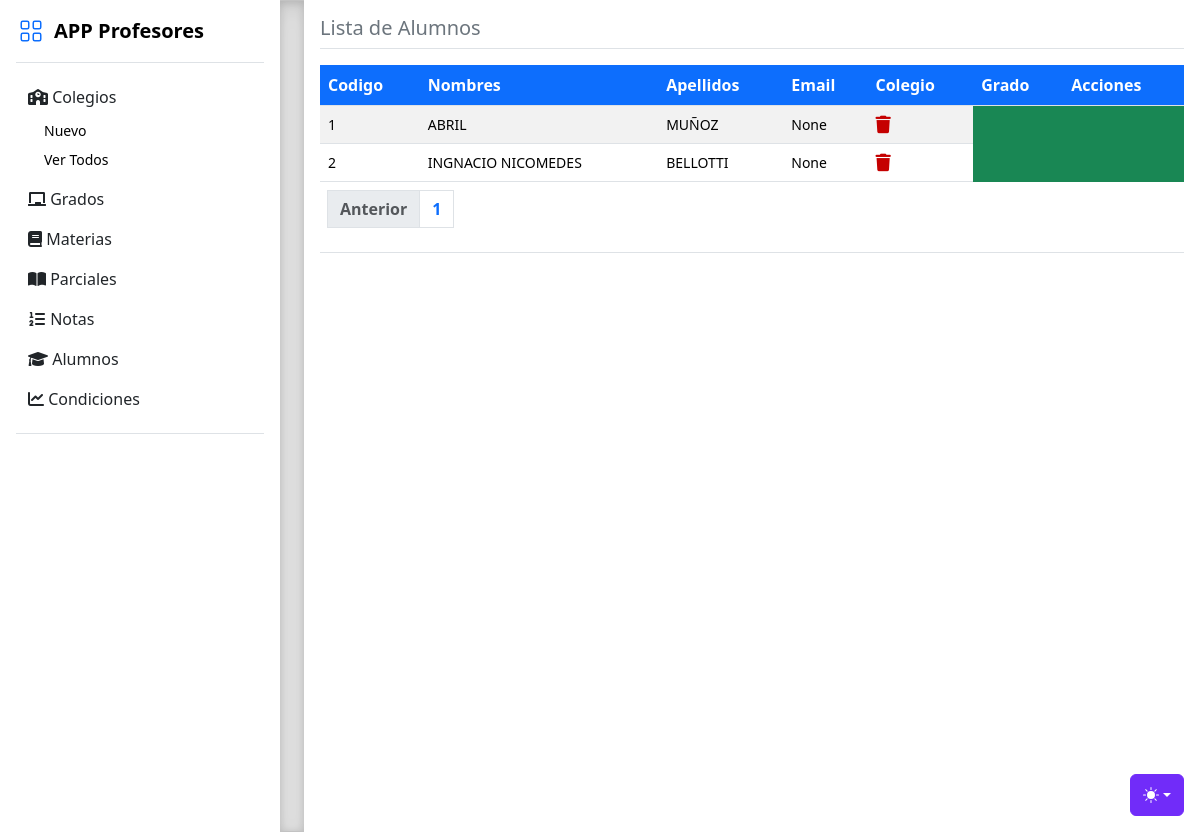
The page /alumnos/ver on the database its author committed.
### tables this page shows
CREATE TABLE alumnos (
  id INTEGER PRIMARY KEY AUTOINCREMENT,
  nombres VARCHAR(255) NOT NULL,
  apellidos VARCHAR(255) NOT NULL,
  email VARCHAR(255),
  id_colegios INTEGER NOT NULL,
  id_grados INTEGER NOT NULL,
  FOREIGN KEY (id_colegios) REFERENCES colegios(id),
  FOREIGN KEY (id_grados) REFERENCES grados(id)
);

### routers/alumnos.py (the view)
@router.get("/alumnos/ver")
def verAlumnos(req:Request, page: int = 1):
    verDb = FuncionesDB()
    colegios = verDb.mostrarTabla("colegios")
    grados = verDb.mostrarTabla("grados")
    alumnos = verDb.mostrarTablaPaginada("alumnos", page, 15)
    total_productos = verDb.contarFilas("alumnos")
    total_paginas = math.ceil(total_productos / 15)
    return template.TemplateResponse("alumnos_ver.html", { "request" : req, "colegios": colegios, "alumnos": alumnos, "grados": grados,"page": page, "total_paginas": total_paginas })

### templates/alumnos_ver.html (shortened to what this page needs)
<!doctype html>
<html lang="es" data-bs-theme="auto">
  <head><script src="/templates/static/color-modes.js"></script>
    <link href="/templates/static/bootstrap.min.css" rel="stylesheet">
    <link href="/templates/static/style.css" rel="stylesheet">
    <link rel="stylesheet" href="https://cdnjs.cloudflare.com/ajax/libs/font-awesome/6.0.0-beta3/css/all.min.css" />
    <link rel="stylesheet" href="https://cdn.jsdelivr.net/npm/@docsearch/css@3">
    <link href="/templates/static/sidebars.css" rel="stylesheet">
  </head>
  <body>
    <div class="dropdown position-fixed bottom-0 end-0 mb-3 me-3 bd-mode-toggle">
      <button class="btn btn-bd-primary py-2 dropdown-toggle d-flex align-items-center"
              id="bd-theme"
              type="button"
              aria-expanded="false"
              data-bs-toggle="dropdown"
              aria-label="Toggle theme (auto)">
        <svg class="bi my-1 theme-icon-active" width="1em" height="1em"><use href="#circle-half"></use></svg>
      </button>
    </div>
<main class="d-flex flex-nowrap">
  <div class="flex-shrink-0 p-3" style="width: 280px;">
    <a href="/productos/ver_todos" class="d-flex align-items-center pb-3 mb-3 link-body-emphasis text-decoration-none border-bottom">
      <svg class="bi pe-none me-2" width="30" height="24" style="color: #0D6EFD;"><use xlink:href="#grid"/></svg>
      <span class="fs-5 fw-semibold">APP Profesores</span>
    </a>
    <ul class="list-unstyled ps-0">
      {% include 'menu.html' %}
  <div class="b-example-divider b-example-vr"></div>
  <div class="m-3 w-100 vh-100">
    <h5 class="text-secondary">Lista de Alumnos</h5>
    <div class="border-top mb-3 w-100"></div>
    <article>
      <table class="table table-striped m-0 bg-success text-white">
          <thead>
              <tr>
                  <th class="centrado bg-primary text-white">Codigo</th>
                  <th class="centrado bg-primary text-white">Nombres</th>
                  <th class="centrado bg-primary text-white">Apellidos</th>
                  <th class="centrado bg-primary text-white">Email</th>
                  <th class="centrado bg-primary text-white">Colegio</th>
                  <th class="centrado bg-primary text-white">Grado</th>
                  <th class="centrado bg-primary text-white">Acciones</th>
              </tr>
          </thead>
          <tbody>
          {% for alumno in alumnos %}
              <tr>
                  <td class="centrado small">{{ alumno[0] }}</td>
                  <td class="centrado small">{{ alumno[1] }}</td>
                  <td class="centrado small">{{ alumno[2] }}</td>
                  <td class="centrado small">{{ alumno[3] }}</td>
                  <td class="centrado small">
                    <a href="borrar/{{ alumno[0] }}"></a>
                      </td>
              </tr>
              {% endfor %}
              </div>
      <table class="table table-striped m-0">
          <thead><tr><th class="text-white m-0">
      <nav aria-label="Page navigation example m-0">
          <ul class="pagination">
              <li class="page-item">
                  {% if page > 1 %}
                      <a class="page-link" href="/colegio/ver?page={{ page - 1 }}">Anterior</a>
                      {% else %}
                      <li class="page-item disabled">
                          <a class="page-link">Anterior</a>
                      </li>
                  {% endif %}
              </li>
              {% for i in range(total_paginas) %}
                  <li class="page-item"><a class="page-link" href="/colegio/ver?page={{ i + 1 }}">{{ i + 1 }}</a></li>
              {% endfor %}
          </ul>
      </nav>
      </tr></thead>
  </table>
</main>
</body>
</html>

### templates/static/style.css (style rules this page uses)
main { overflow-x: auto; overflow-y: hidden; }
.dropdown-toggle { outline: 0; }
.b-example-divider { background-color: rgba(0, 0, 0, .1); border: solid rgba(0, 0, 0, .15); border-width: 1px 0; box-shadow: inset 0 .5em 1.5em rgba(0, 0, 0, .1), inset 0 .125em .5em rgba(0, 0, 0, .15); }
.b-example-vr { flex-shrink: 0; width: 1.5rem; height: inherit; }
.bi { vertical-align: -.125em; fill: currentColor; }
.btn-bd-primary { --bd-violet-bg: #712cf9; --bd-violet-rgb: 112.520718, 44.062154, 249.437846; --bs-btn-font-weight: 600; --bs-btn-color: var(--bs-white); --bs-btn-bg: var(--bd-violet-bg); --bs-btn-border-color: var(--bd-violet-bg); --bs-btn-hover-color: var(--bs-white); --bs-btn-hover-bg: #6528e0; --bs-btn-hover-border-color: #6528e0; --bs-btn-focus-shadow-rgb: var(--bd-violet-rgb); --bs-btn-active-color: var(--bs-btn-hover-color); --bs-btn-active-bg: #5a23c8; --bs-btn-active-border-color: #5a23c8; }
.bd-mode-toggle { z-index: 1500; }

### templates/static/sidebars.css (style rules this page uses)
.dropdown-toggle { outline: 0; }

### rows shown on the page
alumnos: id "1", nombres "ABRIL", apellidos "MUÑOZ", alumno "None"
alumnos: id "2", nombres "INGNACIO NICOMEDES", apellidos "BELLOTTI", alumno "None"

### other values the page prints
{{ i + 1 }} "1"
